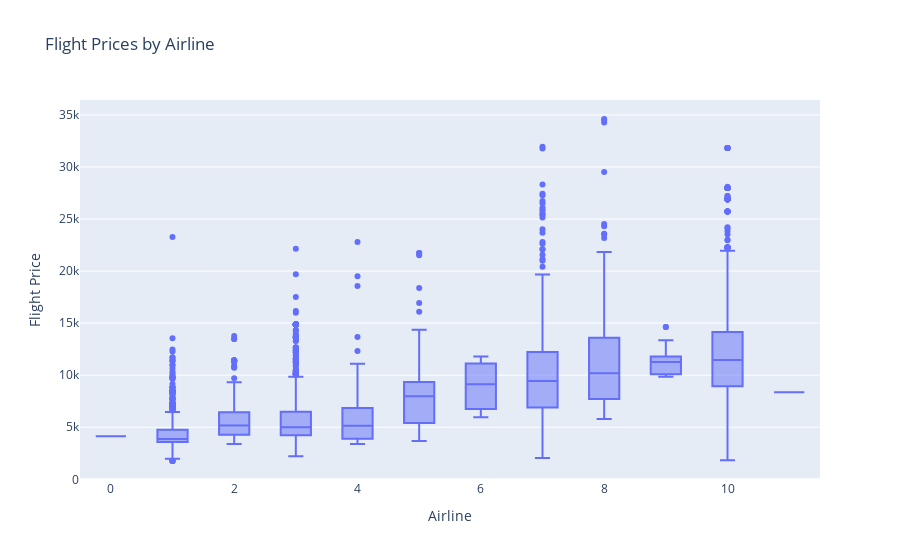

Notebook code cell kept with this figure:
### Code cell
# fig = px.box(data, x='Airline', y='Price',
#              title='Flight Prices by Airline',
#              labels={'Airline': 'Airline', 'Price': 'Flight Price'},
#              template='plotly_dark')
fig = px.box(data.sort_values('Price',ascending=False), x='Airline', y='Price',
             title='Flight Prices by Airline',
             labels={'Airline': 'Airline', 'Price': 'Flight Price'})

fig.update_layout(xaxis_title='Airline', yaxis_title='Flight Price')
fig.show()

### Figure 1 — Plotly figure (JSON) as saved in the notebook; plotly's stock layout.template omitted (floating-point values rounded to 4 significant figures; data arrays with more than 128 entries replaced by an {"elided": "..."} marker saying what was removed)
{"data": [{"alignmentgroup": "True", "hovertemplate": "Airline=%{x}<br>Flight Price=%{y}<extra></extra>", "legendgroup": "", "marker": {"color": "#636efa"}, "name": "", "notched": false, "offsetgroup": "", "orientation": "v", "showlegend": false, "type": "box", "x": {"elided": "10682 int values"}, "x0": " ", "xaxis": "x", "y": {"elided": "10682 int values"}, "y0": " ", "yaxis": "y"}], "layout": {"boxmode": "group", "legend": {"tracegroupgap": 0}, "title": {"text": "Flight Prices by Airline"}, "xaxis": {"anchor": "y", "domain": [0, 1], "title": {"text": "Airline"}}, "yaxis": {"anchor": "x", "domain": [0, 1], "title": {"text": "Flight Price"}}}}
